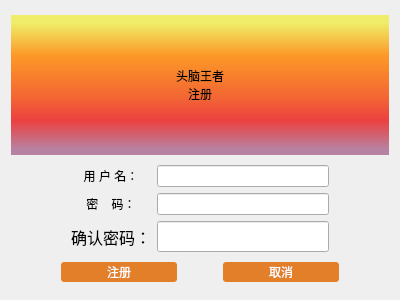
<?xml version="1.0" encoding="UTF-8"?>
<ui version="4.0">
 <class>MyReg</class>
 <widget class="QWidget" name="MyReg">
  <property name="geometry">
   <rect>
    <x>0</x>
    <y>0</y>
    <width>400</width>
    <height>300</height>
   </rect>
  </property>
  <property name="windowTitle">
   <string>Form</string>
  </property>
  <layout class="QVBoxLayout" name="verticalLayout">
   <item>
    <widget class="QLabel" name="img_label">
     <property name="minimumSize">
      <size>
       <width>0</width>
       <height>140</height>
      </size>
     </property>
     <property name="maximumSize">
      <size>
       <width>16777215</width>
       <height>140</height>
      </size>
     </property>
     <property name="styleSheet">
      <string notr="true">background-color: rgb(255, 170, 127);
font: 75 24pt &quot;方正姚体&quot;;
background-color: qlineargradient(spread:pad, x1:0, y1:1, x2:0, y2:0, stop:0.0397727 rgba(153, 72, 121, 166), stop:0.244318 rgba(234, 11, 11, 195), stop:0.420455 rgba(244, 70, 5, 205), stop:0.710227 rgba(255, 136, 0, 213), stop:0.943182 rgba(239, 236, 55, 186));</string>
     </property>
     <property name="text">
      <string>头脑王者
注册</string>
     </property>
     <property name="alignment">
      <set>Qt::AlignCenter</set>
     </property>
    </widget>
   </item>
   <item>
    <layout class="QGridLayout" name="gridLayout_2">
     <item row="2" column="1">
      <widget class="QLabel" name="confirn_pwd_label">
       <property name="font">
        <font>
         <family>宋体</family>
         <pointsize>12</pointsize>
        </font>
       </property>
       <property name="text">
        <string>确认密码：</string>
       </property>
      </widget>
     </item>
     <item row="2" column="2">
      <widget class="QLineEdit" name="confirn_pwd_lineEdit">
       <property name="font">
        <font>
         <family>宋体</family>
         <pointsize>12</pointsize>
        </font>
       </property>
      </widget>
     </item>
     <item row="1" column="1">
      <widget class="QLabel" name="pwd_label">
       <property name="minimumSize">
        <size>
         <width>80</width>
         <height>0</height>
        </size>
       </property>
       <property name="maximumSize">
        <size>
         <width>70</width>
         <height>16777215</height>
        </size>
       </property>
       <property name="styleSheet">
        <string notr="true">font: 12pt &quot;宋体&quot;;</string>
       </property>
       <property name="text">
        <string>密    码：</string>
       </property>
       <property name="alignment">
        <set>Qt::AlignCenter</set>
       </property>
      </widget>
     </item>
     <item row="0" column="0">
      <spacer name="horizontalSpacer">
       <property name="orientation">
        <enum>Qt::Horizontal</enum>
       </property>
       <property name="sizeType">
        <enum>QSizePolicy::Maximum</enum>
       </property>
       <property name="sizeHint" stdset="0">
        <size>
         <width>60</width>
         <height>20</height>
        </size>
       </property>
      </spacer>
     </item>
     <item row="0" column="2">
      <widget class="QLineEdit" name="name_lineEdit">
       <property name="minimumSize">
        <size>
         <width>150</width>
         <height>0</height>
        </size>
       </property>
       <property name="maximumSize">
        <size>
         <width>16777215</width>
         <height>16777215</height>
        </size>
       </property>
       <property name="styleSheet">
        <string notr="true">font: 12pt &quot;宋体&quot;;</string>
       </property>
      </widget>
     </item>
     <item row="0" column="1">
      <widget class="QLabel" name="name_label">
       <property name="minimumSize">
        <size>
         <width>80</width>
         <height>0</height>
        </size>
       </property>
       <property name="maximumSize">
        <size>
         <width>70</width>
         <height>16777215</height>
        </size>
       </property>
       <property name="styleSheet">
        <string notr="true">font: 12pt &quot;宋体&quot;;</string>
       </property>
       <property name="text">
        <string>用 户 名：</string>
       </property>
       <property name="alignment">
        <set>Qt::AlignCenter</set>
       </property>
      </widget>
     </item>
     <item row="0" column="3">
      <spacer name="horizontalSpacer_2">
       <property name="orientation">
        <enum>Qt::Horizontal</enum>
       </property>
       <property name="sizeType">
        <enum>QSizePolicy::Maximum</enum>
       </property>
       <property name="sizeHint" stdset="0">
        <size>
         <width>60</width>
         <height>20</height>
        </size>
       </property>
      </spacer>
     </item>
     <item row="1" column="2">
      <widget class="QLineEdit" name="pwd_lineEdit">
       <property name="minimumSize">
        <size>
         <width>150</width>
         <height>0</height>
        </size>
       </property>
       <property name="styleSheet">
        <string notr="true">font: 12pt &quot;宋体&quot;;</string>
       </property>
      </widget>
     </item>
    </layout>
   </item>
   <item>
    <layout class="QHBoxLayout" name="horizontalLayout">
     <property name="leftMargin">
      <number>50</number>
     </property>
     <property name="rightMargin">
      <number>50</number>
     </property>
     <item>
      <widget class="QPushButton" name="reg_Button">
       <property name="sizePolicy">
        <sizepolicy hsizetype="Minimum" vsizetype="Fixed">
         <horstretch>0</horstretch>
         <verstretch>0</verstretch>
        </sizepolicy>
       </property>
       <property name="minimumSize">
        <size>
         <width>80</width>
         <height>20</height>
        </size>
       </property>
       <property name="maximumSize">
        <size>
         <width>16777215</width>
         <height>20</height>
        </size>
       </property>
       <property name="styleSheet">
        <string notr="true">QPushButton
{
	color: #FFF;
	border: solid 1px #b7b7b7;
	border-radius: 3px;
	background-color: rgb(226, 127, 40);
}
QPushButton:hover
{
	background-color: rgb(231, 154, 115);
	color: #FFF;
	border: none;
	border-radius: 3px;
}</string>
       </property>
       <property name="text">
        <string>注册</string>
       </property>
      </widget>
     </item>
     <item>
      <spacer name="horizontalSpacer_3">
       <property name="orientation">
        <enum>Qt::Horizontal</enum>
       </property>
       <property name="sizeType">
        <enum>QSizePolicy::Maximum</enum>
       </property>
       <property name="sizeHint" stdset="0">
        <size>
         <width>40</width>
         <height>20</height>
        </size>
       </property>
      </spacer>
     </item>
     <item>
      <widget class="QPushButton" name="Exit_pushButton">
       <property name="minimumSize">
        <size>
         <width>80</width>
         <height>20</height>
        </size>
       </property>
       <property name="maximumSize">
        <size>
         <width>16777215</width>
         <height>20</height>
        </size>
       </property>
       <property name="styleSheet">
        <string notr="true">QPushButton
{
	color: #FFF;
	border: solid 1px #b7b7b7;
	border-radius: 3px;
	background-color: rgb(226, 127, 40);
}
QPushButton:hover
{
	background-color: rgb(231, 154, 115);
	color: #FFF;
	border: none;
	border-radius: 3px;
}</string>
       </property>
       <property name="text">
        <string>取消</string>
       </property>
      </widget>
     </item>
    </layout>
   </item>
  </layout>
 </widget>
 <resources/>
 <connections/>
</ui>
